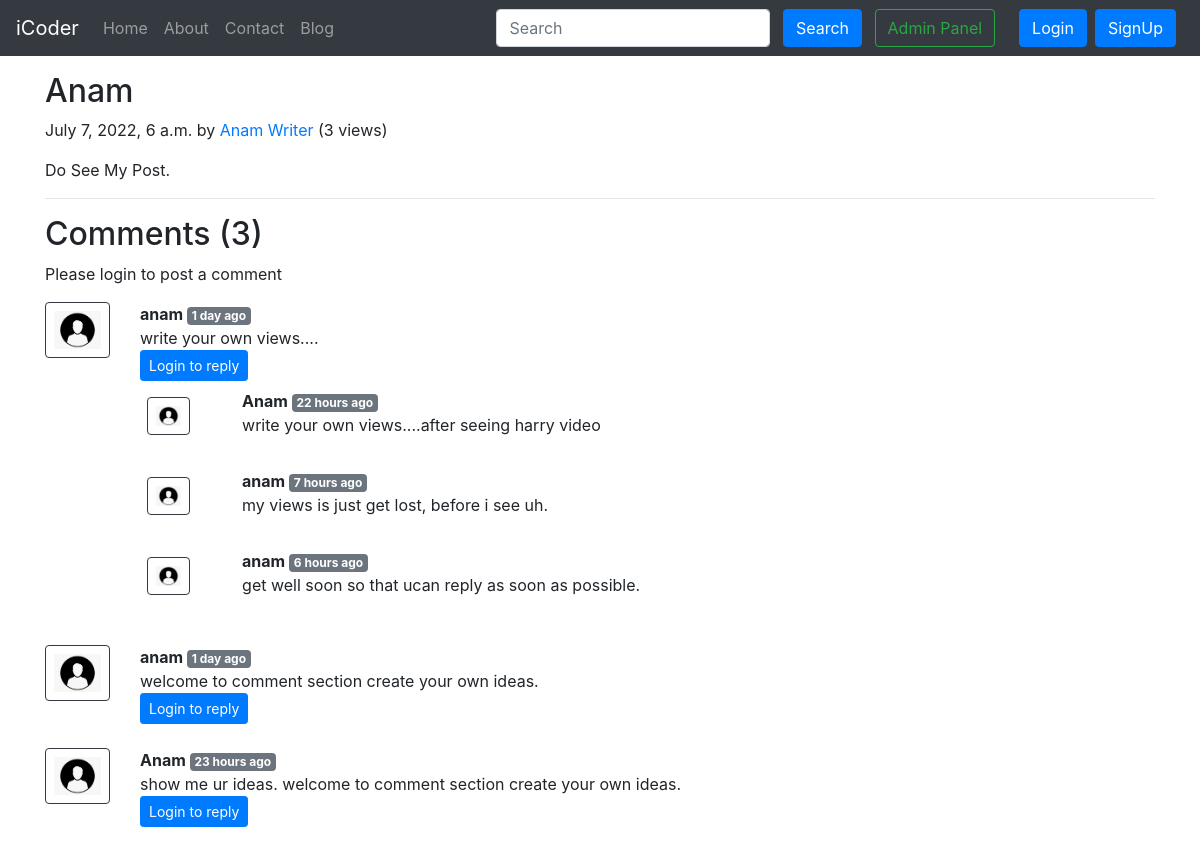
The page /blog/FirstPost. on the database its author committed.
### blog/models.py (models this page shows, shortened)
class Post(models.Model):
    sno=models.AutoField(primary_key=True)
    title=models.CharField(max_length=255)
    author=models.CharField(max_length=14)
    slug=models.CharField(max_length=130)
    views = models.IntegerField(default=0)
    timeStamp=models.DateTimeField(blank=True)
    content=models.TextField()

class BlogComment(models.Model):
    sno= models.AutoField(primary_key=True)
    comment=models.TextField()
    user=models.ForeignKey(User, on_delete=models.CASCADE)
    post=models.ForeignKey(Post, on_delete=models.CASCADE)
    parent=models.ForeignKey('self',on_delete=models.CASCADE, null=True )
    timestamp= models.DateTimeField(default=now)

### blog/views.py (the view)
# urls.py: path('<str:slug>', views.blogPost, name="blogPost"),
def blogPost(request, slug):
    post=Post.objects.filter(slug=slug).first()
    post.views = post.views+1
    post.save()
    comments= BlogComment.objects.filter(post=post, parent=None)
    replies= BlogComment.objects.filter(post=post).exclude(parent=None)
    replyDict={}
    for reply in replies:
        if reply.parent.sno not in replyDict.keys():
            replyDict[reply.parent.sno]=[reply]
        else:
            replyDict[reply.parent.sno].append(reply)
    context={'post':post, 'comments': comments, 'user': request.user, 'replyDict': replyDict}
    return render(request, "blog/blogPost.html", context)

### blog/templatetags/extras.py (called while the page is built)
@register.filter(name='get_val')
def get_val(dict, key):
    return dict.get(key)

### templates/blog/blogPost.html (shortened to what this page needs)
{% extends 'base.html' %}
{% block body %}
{% load humanize %}
{% load extras %}
<div class="container my-3">
    <h2 class="blog-post-title">{{post.title}}</h2>
    <p class="blog-post-meta">{{post.timeStamp}} by <a href="/about">{{post.author}}</a> (<span>{{post.views}} views</span>)</p>
    <p>{{post.content|safe}}</p>
    <hr>
</div>
<div class="container">
    <h2> Comments ({{comments.count}}) </h2>
    <div class="my-2">
        {% if user.is_authenticated %}
        <form action="/blog/postComment" method="post">
            {% csrf_token %}
            <div class="form-group">
                <label for="exampleInputEmail1">Post Comment </label>
                <input type="text" class="form-control" name="comment" placeholder="Enter comment here">
            </div>
            <input type="hidden" name="postSno" value="{{post.sno}}">
            <input type="hidden" name="parentSno" value="">
            <button type="submit" class="btn btn-primary">Submit</button>
        </form>
        {% else %}
        Please login to post a comment
        {% endif %}
    </div>
    {% for comment in comments %}
    <div class="row my-3">
        <div class="col-md-1  ">
            <img class="rounded mx-auto d-block w-100 border border-dark p-2" src="/static/img/user.png" alt="user">
        </div>
        <div class="col-md-11 ">
            <b> {{comment.user.username}} </b> <span class="badge badge-secondary ">{{comment.timestamp| naturaltime}}</span>
            <div>{{comment.comment}}</div>
            <div class="reply mx-0">
                {% if user.is_authenticated %}
                <button class="btn btn-sm btn-primary" type="button" data-toggle="collapse" data-target="#replyBox{{comment.sno}}" aria-expanded="false" aria-controls="replyBox{{comment.sno}}">
                    Reply
                </button>
                <div class="collapse" id="replyBox{{comment.sno}}">
                    <div class="card card-body my-2">
                        <form action="/blog/postComment" method="post">
                            {% csrf_token %}
                            <div class="form-group">
                                <label for="comment">Post a reply </label>
                                <input type="text" class="form-control" name="comment" placeholder="Enter comment here">
                                <input type="hidden" name="parentSno" value="{{comment.sno}}">
                            </div>
                            <input type="hidden" name="postSno" value="{{post.sno}}">
                            <button type="submit" class="btn btn-primary">Submit</button>
                        </form>
                    </div>
                </div>
                {% else %}
                <button class="btn btn-sm btn-primary" type="button" data-toggle="collapse" data-target="#replyBox{{comment.sno}}" aria-expanded="false" aria-controls="replyBox{{comment.sno}}">
                    Login to reply
                </button>
                {% endif %}
                <div class="replies my-2 ">
                    {% for reply in replyDict|get_val:comment.sno %}
                    <div class="row my-2">
                        <div class="col-md-1 ">
                            <img class="rounded mx-auto d-block w-75 my-2 border border-dark p-2" src="/static/img/user.png" alt="user">
                        </div>
                        <div class="col-md-11">
                            <div class="col-md-11 ">
                                <b> {{reply.user.username}} </b> <span class="badge badge-secondary ">{{reply.timestamp| naturaltime}}</span>
                                <div>{{reply.comment}}</div>
                            </div>
                            <br>
                        </div>
                    </div>
                    {% endfor %}
                </div>
            </div>
        </div>
    </div>
    {% endfor %}
</div>
{% endblock %}

### templates/base.html (shortened to what this page needs)
<!doctype html>
<html lang="en">
  <head>
    <link rel="stylesheet" href="https://stackpath.bootstrapcdn.com/bootstrap/4.5.2/css/bootstrap.min.css">
  </head>
  <body>
    <nav class="navbar navbar-expand-lg navbar-dark bg-dark">
        <a class="navbar-brand" href="/">iCoder</a>
        <div class="collapse navbar-collapse" id="navbarSupportedContent">
          <ul class="navbar-nav mr-auto">
            <li class="nav-item {% block homeactive %}  {% endblock homeactive %}">
              <a class="nav-link" href="/">Home <span class="sr-only">(current)</span></a>
            </li>
            <li class="nav-item {% block aboutactive %}  {% endblock aboutactive %}" >
              <a class="nav-link" href="/about">About</a>
            </li>
            <li class="nav-item {% block contactactive %}  {% endblock contactactive %} ">
              <a class="nav-link" href="/contact">Contact</a>
            </li>
            <li class="nav-item {% block blogactive %}  {% endblock blogactive %} ">
              <a class="nav-link" href="/blog">Blog</a>
            </li>
          </ul>
          <div class="ml-auto form-inline ">
          <form method="get" action="/search"class="my-2 my-lg-0 mx-3">
            <input class="form-control mr-sm-2" type="search" placeholder="Search" aria-label="Search" name="query" id="query">
            <button class="btn btn-primary my-2 my-sm-0 " type="submit">Search</button>
            <a href="/admin" role="button" target="_blank" class="btn btn-outline-success m-2 my-sm-0"> Admin Panel </a>
          </form>
{% if user.is_authenticated %}
<ul class="navbar-nav mr-2">
<li class="nav-item dropdown">
<a class="nav-link dropdown-toggle" href='#' id="navbarDropdown" role="button" data-toggle="dropdown"> Welcome {{request.user}}</a>
<div class="dropdown-menu" aria-labelledby="navbarDropdown">
          <a class="dropdown-item" href="/logout">Logout</a>
        </div>
      </li>
      </ul>
      </div>
{% else %}
<button type="button" class="btn btn-primary mr-2" data-toggle="modal" data-target="#loginModal">
Login
</button>
<button type="button" class="btn btn-primary mr-2" data-toggle="modal" data-target="#signupModal">
SignUp
</button>
{% endif %}
        </div>
      </nav>
      {% block body %}  {% endblock body %}
  </body>
</html>

### rows shown on the page
Post: title "Anam", timeStamp "July 7, 2022, 6 a.m.", author "Anam Writer", views "3", content "Do See My Post."
BlogComment: user.username "anam", timestamp "1 day ago", comment "write your own views...."
BlogComment: user.username "Anam", timestamp "22 hours ago", comment "write your own views....after seeing harry video"
BlogComment: user.username "anam", timestamp "7 hours ago", comment "my views is just get lost, before i see uh."
BlogComment: user.username "anam", timestamp "6 hours ago", comment "get well soon so that ucan reply as soon as possible."
BlogComment: user.username "anam", timestamp "1 day ago", comment "welcome to comment section create your own ideas."
BlogComment: user.username "Anam", timestamp "23 hours ago", comment "show me ur ideas. welcome to comment section create your own ideas."

### other values the page prints
{{ comments.count }} "3"
